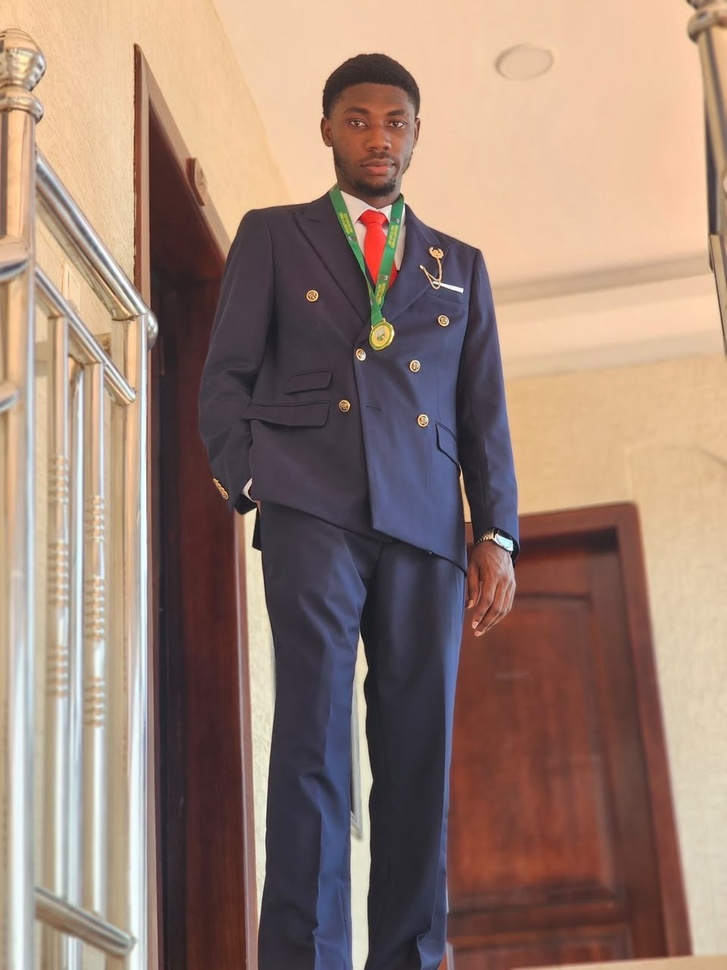
#> input picture computer-vision/opencv/WhatsApp Image 2026-11-23 at 12.53.49.jpeg, 727 x 970 px, shrunk from 960 x 1280 before the run
$ jupyter execute images.ipynb
#> lines starting #> are read from the running program, lines starting #| are printed output that depends on the picture
[cell 1]
import cv2
import numpy as np
import matplotlib.pyplot as plt

[cell 2]
retval = cv2.imread("WhatsApp Image 2026-11-23 at 12.53.49.jpeg", cv2.IMREAD_COLOR)
#> retval is the input picture: shape (970, 727, 3); mean B, G, R 115.5, 128.6, 153.7

# [20 lines of commented-out code are left out]

plt.figure(figsize=[20, 5])

h, s, v = cv2.split(retval)
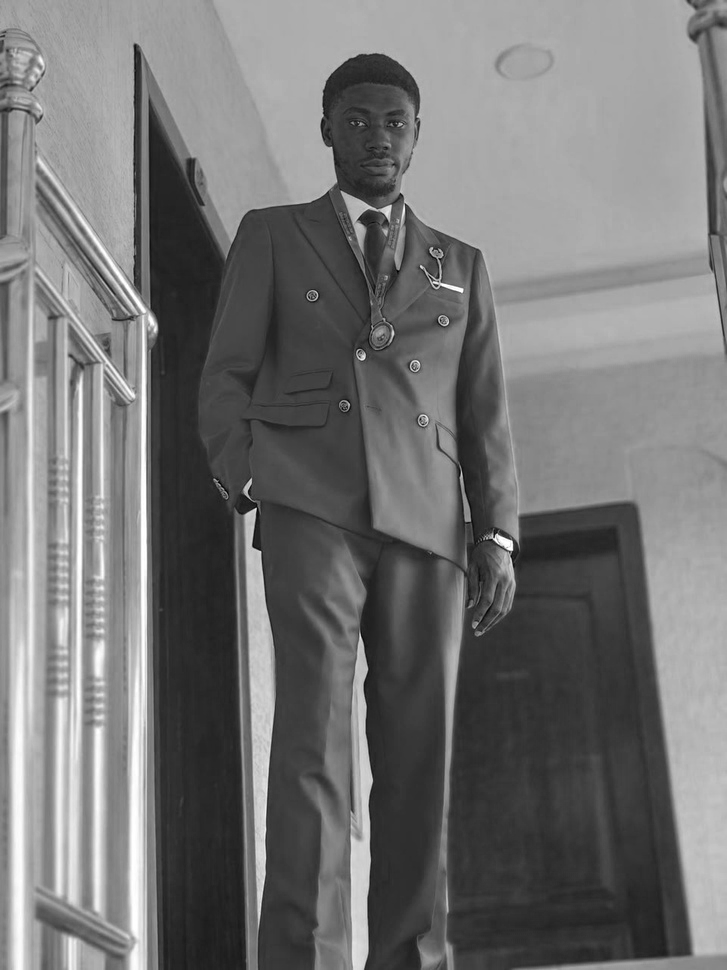
#> h: shape (970, 727); min 0, max 255, mean 115.5
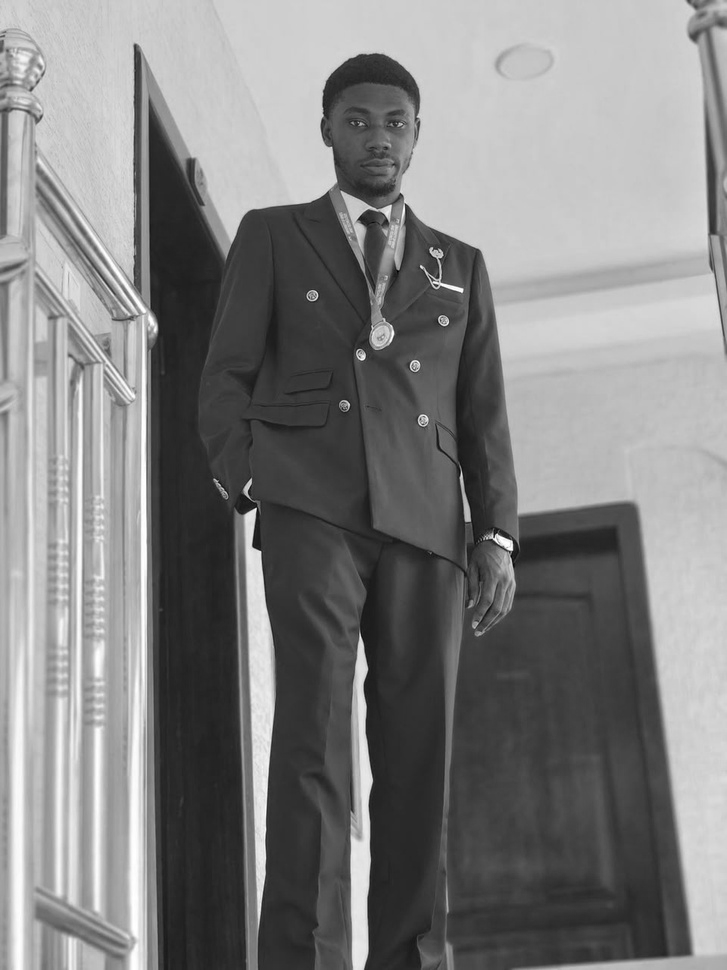
#> s: shape (970, 727); min 0, max 255, mean 128.6
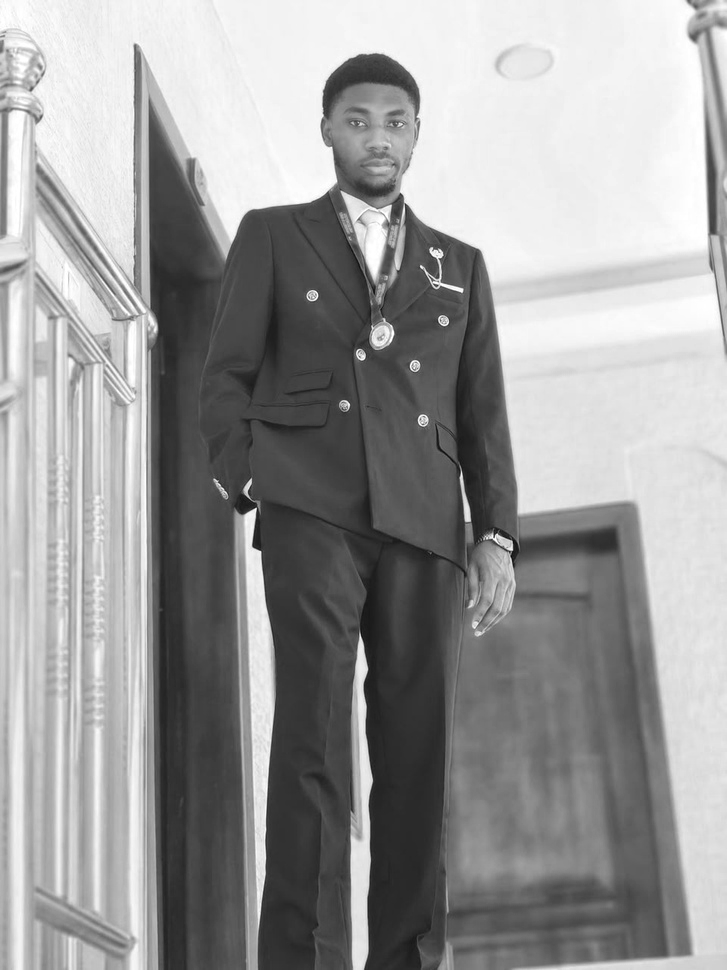
#> v: shape (970, 727); min 5, max 255, mean 153.7

plt.subplot(141); plt.imshow(h, cmap='gray'); plt.title("Hue")
plt.subplot(142); plt.imshow(s, cmap='gray'); plt.title("Saturation")
plt.subplot(143); plt.imshow(v, cmap='gray'); plt.title("Value")

# Safely shift Hue within OpenCV's 0-179 range
h_new = ((h.astype(np.uint16) + 10) % 180).astype(np.uint8)
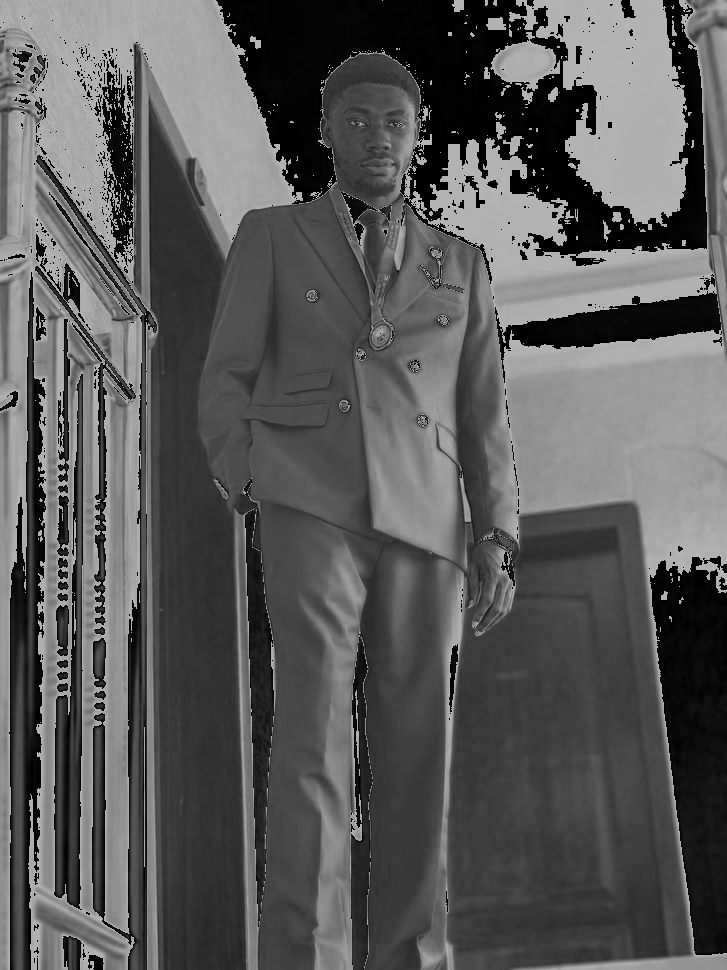
#> h_new: shape (970, 727); min 0, max 179, mean 88.9

# Merge and convert back to RGB for Matplotlib
meger = cv2.merge((h_new, s, v))
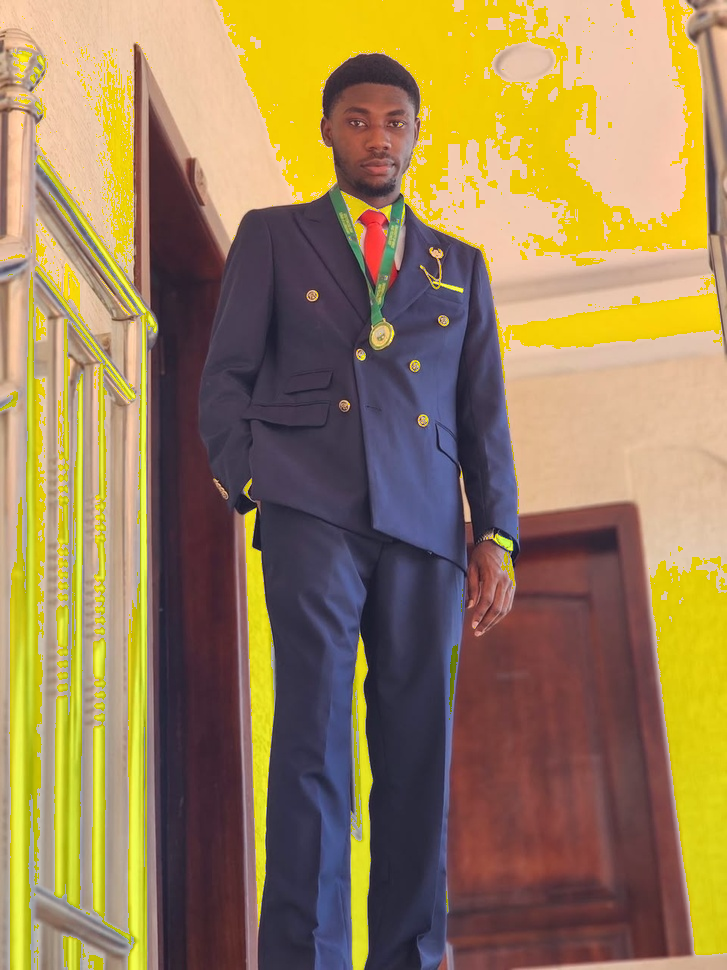
#> meger: shape (970, 727, 3); mean B, G, R 88.9, 128.6, 153.7
meger_rgb = cv2.cvtColor(meger, cv2.COLOR_HSV2RGB)
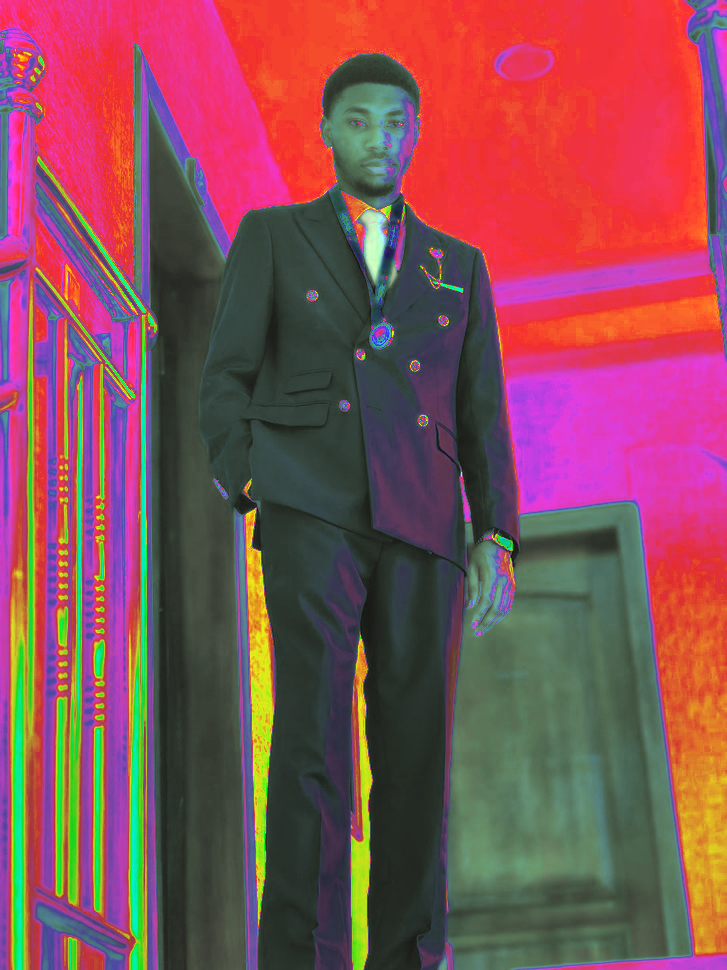
#> meger_rgb: shape (970, 727, 3); mean R, G, B 135, 79.4, 87

# Use index 144 (4th plot in a 1x4 grid)
plt.subplot(144); plt.imshow(meger_rgb[:, :, ::-1]); plt.title("Modification")
plt.show()
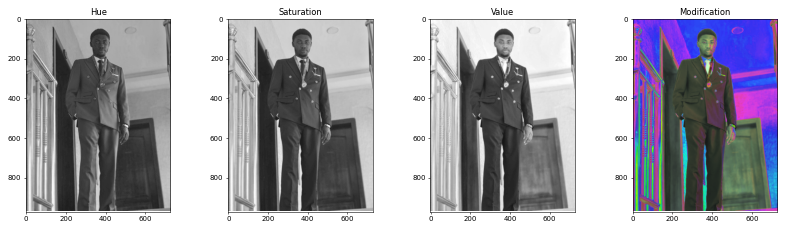
#> figure drawn by matplotlib, 4 panels
